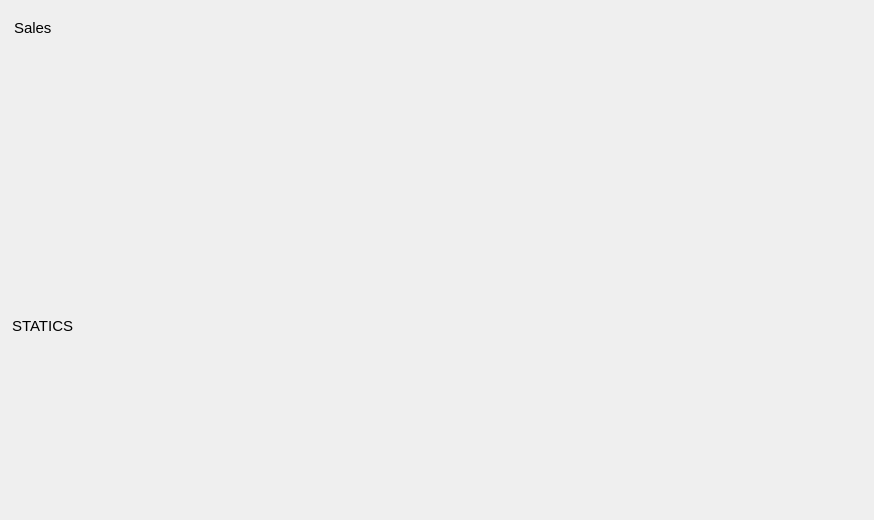
<?xml version="1.0" encoding="UTF-8"?>
<ui version="4.0">
 <class>MainPages</class>
 <widget class="QWidget" name="MainPages">
  <property name="geometry">
   <rect>
    <x>0</x>
    <y>0</y>
    <width>874</width>
    <height>520</height>
   </rect>
  </property>
  <property name="windowTitle">
   <string>Form</string>
  </property>
  <layout class="QVBoxLayout" name="main_pages_layout">
   <property name="spacing">
    <number>0</number>
   </property>
   <property name="leftMargin">
    <number>5</number>
   </property>
   <property name="topMargin">
    <number>5</number>
   </property>
   <property name="rightMargin">
    <number>5</number>
   </property>
   <property name="bottomMargin">
    <number>5</number>
   </property>
   <item>
    <widget class="QStackedWidget" name="pages">
     <property name="styleSheet">
      <string notr="true">font: 12pt &quot;Sofia Pro&quot;;</string>
     </property>
     <property name="currentIndex">
      <number>0</number>
     </property>
     <widget class="QWidget" name="page_1">
      <property name="styleSheet">
       <string notr="true">font-size: 11pt;</string>
      </property>
      <layout class="QVBoxLayout" name="page_1_layout">
       <property name="spacing">
        <number>5</number>
       </property>
       <property name="leftMargin">
        <number>5</number>
       </property>
       <property name="topMargin">
        <number>5</number>
       </property>
       <property name="rightMargin">
        <number>5</number>
       </property>
       <property name="bottomMargin">
        <number>5</number>
       </property>
       <item>
        <widget class="QScrollArea" name="scrollArea">
         <property name="styleSheet">
          <string notr="true">background: transparent;</string>
         </property>
         <property name="frameShape">
          <enum>QFrame::NoFrame</enum>
         </property>
         <property name="lineWidth">
          <number>1</number>
         </property>
         <property name="widgetResizable">
          <bool>true</bool>
         </property>
         <widget class="QWidget" name="main_apge">
          <property name="geometry">
           <rect>
            <x>0</x>
            <y>0</y>
            <width>854</width>
            <height>500</height>
           </rect>
          </property>
          <property name="autoFillBackground">
           <bool>false</bool>
          </property>
          <layout class="QVBoxLayout" name="verticalLayout_mn">
           <property name="spacing">
            <number>0</number>
           </property>
           <property name="leftMargin">
            <number>0</number>
           </property>
           <property name="topMargin">
            <number>0</number>
           </property>
           <property name="rightMargin">
            <number>0</number>
           </property>
           <property name="bottomMargin">
            <number>0</number>
           </property>
           <item>
            <widget class="QFrame" name="frame_9">
             <property name="frameShape">
              <enum>QFrame::StyledPanel</enum>
             </property>
             <property name="frameShadow">
              <enum>QFrame::Raised</enum>
             </property>
             <layout class="QHBoxLayout" name="horizontalLayout_3">
              <property name="spacing">
               <number>0</number>
              </property>
              <property name="leftMargin">
               <number>0</number>
              </property>
              <property name="topMargin">
               <number>0</number>
              </property>
              <property name="rightMargin">
               <number>0</number>
              </property>
              <property name="bottomMargin">
               <number>0</number>
              </property>
              <item>
               <widget class="QFrame" name="frame_12">
                <property name="frameShape">
                 <enum>QFrame::StyledPanel</enum>
                </property>
                <property name="frameShadow">
                 <enum>QFrame::Raised</enum>
                </property>
                <layout class="QVBoxLayout" name="verticalLayout_5">
                 <property name="spacing">
                  <number>0</number>
                 </property>
                 <property name="leftMargin">
                  <number>0</number>
                 </property>
                 <property name="topMargin">
                  <number>0</number>
                 </property>
                 <property name="rightMargin">
                  <number>0</number>
                 </property>
                 <property name="bottomMargin">
                  <number>0</number>
                 </property>
                 <item>
                  <widget class="QFrame" name="frame_23">
                   <property name="frameShape">
                    <enum>QFrame::StyledPanel</enum>
                   </property>
                   <property name="frameShadow">
                    <enum>QFrame::Raised</enum>
                   </property>
                   <layout class="QVBoxLayout" name="verticalLayout_9">
                    <property name="spacing">
                     <number>0</number>
                    </property>
                    <property name="leftMargin">
                     <number>0</number>
                    </property>
                    <property name="topMargin">
                     <number>0</number>
                    </property>
                    <property name="rightMargin">
                     <number>0</number>
                    </property>
                    <property name="bottomMargin">
                     <number>0</number>
                    </property>
                    <item>
                     <widget class="QFrame" name="frame_28">
                      <property name="maximumSize">
                       <size>
                        <width>16777215</width>
                        <height>30</height>
                       </size>
                      </property>
                      <property name="frameShape">
                       <enum>QFrame::StyledPanel</enum>
                      </property>
                      <property name="frameShadow">
                       <enum>QFrame::Raised</enum>
                      </property>
                      <layout class="QHBoxLayout" name="HomesalesName">
                       <property name="spacing">
                        <number>0</number>
                       </property>
                       <property name="leftMargin">
                        <number>0</number>
                       </property>
                       <property name="topMargin">
                        <number>0</number>
                       </property>
                       <property name="rightMargin">
                        <number>0</number>
                       </property>
                       <property name="bottomMargin">
                        <number>0</number>
                       </property>
                       <item>
                        <widget class="QLabel" name="label_7">
                         <property name="maximumSize">
                          <size>
                           <width>16777215</width>
                           <height>18</height>
                          </size>
                         </property>
                         <property name="text">
                          <string>Sales</string>
                         </property>
                        </widget>
                       </item>
                      </layout>
                     </widget>
                    </item>
                    <item>
                     <widget class="QFrame" name="frame_24">
                      <property name="maximumSize">
                       <size>
                        <width>16777215</width>
                        <height>80</height>
                       </size>
                      </property>
                      <property name="frameShape">
                       <enum>QFrame::StyledPanel</enum>
                      </property>
                      <property name="frameShadow">
                       <enum>QFrame::Raised</enum>
                      </property>
                      <layout class="QHBoxLayout" name="Homesales1">
                       <property name="spacing">
                        <number>0</number>
                       </property>
                       <property name="leftMargin">
                        <number>0</number>
                       </property>
                       <property name="topMargin">
                        <number>0</number>
                       </property>
                       <property name="rightMargin">
                        <number>0</number>
                       </property>
                       <property name="bottomMargin">
                        <number>0</number>
                       </property>
                      </layout>
                     </widget>
                    </item>
                    <item>
                     <widget class="QFrame" name="frame_25">
                      <property name="frameShape">
                       <enum>QFrame::StyledPanel</enum>
                      </property>
                      <property name="frameShadow">
                       <enum>QFrame::Raised</enum>
                      </property>
                      <layout class="QVBoxLayout" name="verticalLayout_10">
                       <property name="spacing">
                        <number>0</number>
                       </property>
                       <property name="leftMargin">
                        <number>0</number>
                       </property>
                       <property name="topMargin">
                        <number>0</number>
                       </property>
                       <property name="rightMargin">
                        <number>0</number>
                       </property>
                       <property name="bottomMargin">
                        <number>0</number>
                       </property>
                       <item>
                        <widget class="QFrame" name="frame_26">
                         <property name="frameShape">
                          <enum>QFrame::StyledPanel</enum>
                         </property>
                         <property name="frameShadow">
                          <enum>QFrame::Raised</enum>
                         </property>
                         <layout class="QGridLayout" name="Homesales2">
                          <property name="leftMargin">
                           <number>0</number>
                          </property>
                          <property name="topMargin">
                           <number>0</number>
                          </property>
                          <property name="rightMargin">
                           <number>0</number>
                          </property>
                          <property name="bottomMargin">
                           <number>0</number>
                          </property>
                          <property name="spacing">
                           <number>0</number>
                          </property>
                         </layout>
                        </widget>
                       </item>
                       <item>
                        <widget class="QFrame" name="frame_27">
                         <property name="maximumSize">
                          <size>
                           <width>16777215</width>
                           <height>60</height>
                          </size>
                         </property>
                         <property name="frameShape">
                          <enum>QFrame::StyledPanel</enum>
                         </property>
                         <property name="frameShadow">
                          <enum>QFrame::Raised</enum>
                         </property>
                         <layout class="QHBoxLayout" name="Homesales3">
                          <property name="spacing">
                           <number>0</number>
                          </property>
                          <property name="leftMargin">
                           <number>0</number>
                          </property>
                          <property name="topMargin">
                           <number>0</number>
                          </property>
                          <property name="rightMargin">
                           <number>0</number>
                          </property>
                          <property name="bottomMargin">
                           <number>0</number>
                          </property>
                         </layout>
                        </widget>
                       </item>
                      </layout>
                     </widget>
                    </item>
                   </layout>
                  </widget>
                 </item>
                </layout>
               </widget>
              </item>
              <item>
               <widget class="QFrame" name="frame_13">
                <property name="maximumSize">
                 <size>
                  <width>130</width>
                  <height>16777215</height>
                 </size>
                </property>
                <property name="frameShape">
                 <enum>QFrame::StyledPanel</enum>
                </property>
                <property name="frameShadow">
                 <enum>QFrame::Raised</enum>
                </property>
                <layout class="QVBoxLayout" name="verticalLayout_3">
                 <property name="spacing">
                  <number>0</number>
                 </property>
                 <property name="leftMargin">
                  <number>0</number>
                 </property>
                 <property name="topMargin">
                  <number>0</number>
                 </property>
                 <property name="rightMargin">
                  <number>0</number>
                 </property>
                 <property name="bottomMargin">
                  <number>0</number>
                 </property>
                 <item>
                  <widget class="QFrame" name="frame_11">
                   <property name="maximumSize">
                    <size>
                     <width>16777215</width>
                     <height>33</height>
                    </size>
                   </property>
                   <property name="frameShape">
                    <enum>QFrame::StyledPanel</enum>
                   </property>
                   <property name="frameShadow">
                    <enum>QFrame::Raised</enum>
                   </property>
                   <layout class="QVBoxLayout" name="verticalLayout_11">
                    <property name="spacing">
                     <number>0</number>
                    </property>
                    <property name="leftMargin">
                     <number>0</number>
                    </property>
                    <property name="topMargin">
                     <number>0</number>
                    </property>
                    <property name="rightMargin">
                     <number>0</number>
                    </property>
                    <property name="bottomMargin">
                     <number>0</number>
                    </property>
                   </layout>
                  </widget>
                 </item>
                 <item>
                  <widget class="QFrame" name="frame_16">
                   <property name="frameShape">
                    <enum>QFrame::StyledPanel</enum>
                   </property>
                   <property name="frameShadow">
                    <enum>QFrame::Raised</enum>
                   </property>
                   <layout class="QVBoxLayout" name="critical_layout">
                    <property name="spacing">
                     <number>0</number>
                    </property>
                    <property name="leftMargin">
                     <number>25</number>
                    </property>
                    <property name="topMargin">
                     <number>0</number>
                    </property>
                    <property name="rightMargin">
                     <number>0</number>
                    </property>
                    <property name="bottomMargin">
                     <number>0</number>
                    </property>
                   </layout>
                  </widget>
                 </item>
                </layout>
               </widget>
              </item>
             </layout>
            </widget>
           </item>
           <item>
            <widget class="QFrame" name="frame_10">
             <property name="maximumSize">
              <size>
               <width>16777215</width>
               <height>200</height>
              </size>
             </property>
             <property name="frameShape">
              <enum>QFrame::StyledPanel</enum>
             </property>
             <property name="frameShadow">
              <enum>QFrame::Raised</enum>
             </property>
             <layout class="QVBoxLayout" name="verticalLayout_6">
              <property name="spacing">
               <number>0</number>
              </property>
              <property name="leftMargin">
               <number>0</number>
              </property>
              <property name="topMargin">
               <number>0</number>
              </property>
              <property name="rightMargin">
               <number>0</number>
              </property>
              <property name="bottomMargin">
               <number>0</number>
              </property>
              <item>
               <widget class="QFrame" name="frame_14">
                <property name="minimumSize">
                 <size>
                  <width>0</width>
                  <height>30</height>
                 </size>
                </property>
                <property name="maximumSize">
                 <size>
                  <width>16777215</width>
                  <height>30</height>
                 </size>
                </property>
                <property name="sizeIncrement">
                 <size>
                  <width>0</width>
                  <height>0</height>
                 </size>
                </property>
                <property name="frameShape">
                 <enum>QFrame::StyledPanel</enum>
                </property>
                <property name="frameShadow">
                 <enum>QFrame::Raised</enum>
                </property>
                <layout class="QHBoxLayout" name="horizontalLayout_6">
                 <property name="spacing">
                  <number>0</number>
                 </property>
                 <property name="leftMargin">
                  <number>0</number>
                 </property>
                 <property name="topMargin">
                  <number>0</number>
                 </property>
                 <property name="rightMargin">
                  <number>0</number>
                 </property>
                 <property name="bottomMargin">
                  <number>0</number>
                 </property>
                 <item>
                  <widget class="QLabel" name="label_11">
                   <property name="text">
                    <string>STATICS</string>
                   </property>
                  </widget>
                 </item>
                </layout>
               </widget>
              </item>
              <item>
               <widget class="QFrame" name="frame_15">
                <property name="frameShape">
                 <enum>QFrame::StyledPanel</enum>
                </property>
                <property name="frameShadow">
                 <enum>QFrame::Raised</enum>
                </property>
                <layout class="QVBoxLayout" name="verticalLayout_7">
                 <property name="spacing">
                  <number>0</number>
                 </property>
                 <property name="leftMargin">
                  <number>0</number>
                 </property>
                 <property name="topMargin">
                  <number>0</number>
                 </property>
                 <property name="rightMargin">
                  <number>0</number>
                 </property>
                 <property name="bottomMargin">
                  <number>0</number>
                 </property>
                 <item>
                  <widget class="QStackedWidget" name="chartWidget">
                   <property name="currentIndex">
                    <number>0</number>
                   </property>
                   <widget class="QWidget" name="line_bar_page">
                    <layout class="QGridLayout" name="lbar_chart">
                     <property name="leftMargin">
                      <number>0</number>
                     </property>
                     <property name="topMargin">
                      <number>0</number>
                     </property>
                     <property name="rightMargin">
                      <number>0</number>
                     </property>
                     <property name="bottomMargin">
                      <number>0</number>
                     </property>
                     <property name="spacing">
                      <number>10</number>
                     </property>
                    </layout>
                   </widget>
                  </widget>
                 </item>
                </layout>
               </widget>
              </item>
             </layout>
            </widget>
           </item>
          </layout>
         </widget>
        </widget>
       </item>
      </layout>
     </widget>
     <widget class="QWidget" name="page_2">
      <property name="styleSheet">
       <string notr="true"/>
      </property>
      <layout class="QVBoxLayout" name="page_2_layout">
       <property name="spacing">
        <number>5</number>
       </property>
       <property name="leftMargin">
        <number>5</number>
       </property>
       <property name="topMargin">
        <number>5</number>
       </property>
       <property name="rightMargin">
        <number>5</number>
       </property>
       <property name="bottomMargin">
        <number>5</number>
       </property>
       <item>
        <widget class="QScrollArea" name="scroll_area">
         <property name="styleSheet">
          <string notr="true">background: transparent;</string>
         </property>
         <property name="frameShape">
          <enum>QFrame::NoFrame</enum>
         </property>
         <property name="verticalScrollBarPolicy">
          <enum>Qt::ScrollBarAlwaysOff</enum>
         </property>
         <property name="horizontalScrollBarPolicy">
          <enum>Qt::ScrollBarAlwaysOff</enum>
         </property>
         <property name="widgetResizable">
          <bool>true</bool>
         </property>
         <widget class="QWidget" name="contents">
          <property name="geometry">
           <rect>
            <x>0</x>
            <y>0</y>
            <width>98</width>
            <height>92</height>
           </rect>
          </property>
          <property name="styleSheet">
           <string notr="true">background: transparent;</string>
          </property>
          <layout class="QVBoxLayout" name="verticalLayout">
           <property name="spacing">
            <number>15</number>
           </property>
           <property name="leftMargin">
            <number>5</number>
           </property>
           <property name="topMargin">
            <number>5</number>
           </property>
           <property name="rightMargin">
            <number>5</number>
           </property>
           <property name="bottomMargin">
            <number>5</number>
           </property>
           <item>
            <widget class="QFrame" name="frame">
             <property name="maximumSize">
              <size>
               <width>16777215</width>
               <height>160</height>
              </size>
             </property>
             <property name="frameShape">
              <enum>QFrame::StyledPanel</enum>
             </property>
             <property name="frameShadow">
              <enum>QFrame::Raised</enum>
             </property>
             <layout class="QVBoxLayout" name="verticalLayout_2">
              <property name="spacing">
               <number>6</number>
              </property>
              <property name="leftMargin">
               <number>0</number>
              </property>
              <property name="topMargin">
               <number>0</number>
              </property>
              <property name="rightMargin">
               <number>0</number>
              </property>
              <property name="bottomMargin">
               <number>0</number>
              </property>
              <item>
               <widget class="QFrame" name="frame_2">
                <property name="minimumSize">
                 <size>
                  <width>0</width>
                  <height>65</height>
                 </size>
                </property>
                <property name="maximumSize">
                 <size>
                  <width>16777215</width>
                  <height>80</height>
                 </size>
                </property>
                <property name="frameShape">
                 <enum>QFrame::StyledPanel</enum>
                </property>
                <property name="frameShadow">
                 <enum>QFrame::Raised</enum>
                </property>
                <layout class="QHBoxLayout" name="horizontalLayout">
                 <property name="leftMargin">
                  <number>0</number>
                 </property>
                 <property name="topMargin">
                  <number>0</number>
                 </property>
                 <property name="rightMargin">
                  <number>0</number>
                 </property>
                 <property name="bottomMargin">
                  <number>0</number>
                 </property>
                </layout>
               </widget>
              </item>
              <item>
               <widget class="QFrame" name="frame_3">
                <property name="minimumSize">
                 <size>
                  <width>0</width>
                  <height>0</height>
                 </size>
                </property>
                <property name="maximumSize">
                 <size>
                  <width>16777215</width>
                  <height>0</height>
                 </size>
                </property>
                <property name="frameShape">
                 <enum>QFrame::StyledPanel</enum>
                </property>
                <property name="frameShadow">
                 <enum>QFrame::Raised</enum>
                </property>
                <layout class="QHBoxLayout" name="horizontalLayout_2">
                 <property name="spacing">
                  <number>0</number>
                 </property>
                 <property name="leftMargin">
                  <number>0</number>
                 </property>
                 <property name="topMargin">
                  <number>0</number>
                 </property>
                 <property name="rightMargin">
                  <number>0</number>
                 </property>
                 <property name="bottomMargin">
                  <number>0</number>
                 </property>
                </layout>
               </widget>
              </item>
              <item>
               <widget class="QFrame" name="frame_5">
                <property name="maximumSize">
                 <size>
                  <width>16777215</width>
                  <height>80</height>
                 </size>
                </property>
                <property name="frameShape">
                 <enum>QFrame::StyledPanel</enum>
                </property>
                <property name="frameShadow">
                 <enum>QFrame::Raised</enum>
                </property>
                <layout class="QHBoxLayout" name="horizontalLayout_4">
                 <property name="spacing">
                  <number>0</number>
                 </property>
                 <property name="leftMargin">
                  <number>0</number>
                 </property>
                 <property name="topMargin">
                  <number>1</number>
                 </property>
                 <property name="rightMargin">
                  <number>0</number>
                 </property>
                 <property name="bottomMargin">
                  <number>0</number>
                 </property>
                </layout>
               </widget>
              </item>
             </layout>
            </widget>
           </item>
          </layout>
         </widget>
        </widget>
       </item>
      </layout>
     </widget>
     <widget class="QWidget" name="page_3">
      <property name="styleSheet">
       <string notr="true">QFrame {
	font-size: 10pt;
}</string>
      </property>
      <layout class="QVBoxLayout" name="page_3_layout">
       <property name="spacing">
        <number>0</number>
       </property>
       <property name="leftMargin">
        <number>5</number>
       </property>
       <property name="topMargin">
        <number>5</number>
       </property>
       <property name="rightMargin">
        <number>5</number>
       </property>
       <property name="bottomMargin">
        <number>5</number>
       </property>
       <item>
        <widget class="QFrame" name="frame_4">
         <property name="minimumSize">
          <size>
           <width>0</width>
           <height>40</height>
          </size>
         </property>
         <property name="maximumSize">
          <size>
           <width>16777215</width>
           <height>55</height>
          </size>
         </property>
         <property name="frameShape">
          <enum>QFrame::StyledPanel</enum>
         </property>
         <property name="frameShadow">
          <enum>QFrame::Raised</enum>
         </property>
         <layout class="QHBoxLayout" name="horizontalLayout_5">
          <property name="leftMargin">
           <number>0</number>
          </property>
          <property name="topMargin">
           <number>0</number>
          </property>
          <property name="rightMargin">
           <number>0</number>
          </property>
          <property name="bottomMargin">
           <number>0</number>
          </property>
         </layout>
        </widget>
       </item>
       <item>
        <widget class="QFrame" name="frame_6">
         <property name="frameShape">
          <enum>QFrame::StyledPanel</enum>
         </property>
         <property name="frameShadow">
          <enum>QFrame::Raised</enum>
         </property>
         <layout class="QGridLayout" name="gridLayout">
          <property name="leftMargin">
           <number>0</number>
          </property>
          <property name="topMargin">
           <number>0</number>
          </property>
          <property name="rightMargin">
           <number>0</number>
          </property>
          <property name="bottomMargin">
           <number>0</number>
          </property>
          <property name="spacing">
           <number>0</number>
          </property>
          <item row="0" column="0">
           <widget class="QStackedWidget" name="sales_widget">
            <property name="currentIndex">
             <number>0</number>
            </property>
            <widget class="QWidget" name="sales">
             <layout class="QVBoxLayout" name="verticalLayout_sales">
              <property name="spacing">
               <number>0</number>
              </property>
              <property name="leftMargin">
               <number>0</number>
              </property>
              <property name="topMargin">
               <number>0</number>
              </property>
              <property name="rightMargin">
               <number>0</number>
              </property>
              <property name="bottomMargin">
               <number>0</number>
              </property>
              <item>
               <widget class="QLabel" name="label_6">
                <property name="text">
                 <string>TextLabel</string>
                </property>
               </widget>
              </item>
             </layout>
            </widget>
            <widget class="QWidget" name="combined">
             <layout class="QVBoxLayout" name="verticalLayout_cc">
              <property name="spacing">
               <number>0</number>
              </property>
              <property name="leftMargin">
               <number>0</number>
              </property>
              <property name="topMargin">
               <number>0</number>
              </property>
              <property name="rightMargin">
               <number>0</number>
              </property>
              <property name="bottomMargin">
               <number>0</number>
              </property>
              <item>
               <widget class="QFrame" name="frame_7">
                <property name="frameShape">
                 <enum>QFrame::StyledPanel</enum>
                </property>
                <property name="frameShadow">
                 <enum>QFrame::Raised</enum>
                </property>
                <layout class="QVBoxLayout" name="verticalLayout_c1">
                 <property name="spacing">
                  <number>0</number>
                 </property>
                 <property name="leftMargin">
                  <number>0</number>
                 </property>
                 <property name="topMargin">
                  <number>0</number>
                 </property>
                 <property name="rightMargin">
                  <number>0</number>
                 </property>
                 <property name="bottomMargin">
                  <number>0</number>
                 </property>
                 <item>
                  <widget class="QLabel" name="label_4">
                   <property name="text">
                    <string>Combined</string>
                   </property>
                  </widget>
                 </item>
                </layout>
               </widget>
              </item>
              <item>
               <widget class="QFrame" name="frame_8">
                <property name="frameShape">
                 <enum>QFrame::StyledPanel</enum>
                </property>
                <property name="frameShadow">
                 <enum>QFrame::Raised</enum>
                </property>
                <layout class="QVBoxLayout" name="verticalLayout_c2">
                 <property name="spacing">
                  <number>0</number>
                 </property>
                 <property name="leftMargin">
                  <number>0</number>
                 </property>
                 <property name="topMargin">
                  <number>0</number>
                 </property>
                 <property name="rightMargin">
                  <number>0</number>
                 </property>
                 <property name="bottomMargin">
                  <number>0</number>
                 </property>
                </layout>
               </widget>
              </item>
             </layout>
            </widget>
           </widget>
          </item>
         </layout>
        </widget>
       </item>
      </layout>
     </widget>
     <widget class="QWidget" name="page_4">
      <layout class="QVBoxLayout" name="verticalLayout_customers">
       <property name="spacing">
        <number>5</number>
       </property>
       <property name="leftMargin">
        <number>5</number>
       </property>
       <property name="topMargin">
        <number>5</number>
       </property>
       <property name="rightMargin">
        <number>5</number>
       </property>
       <property name="bottomMargin">
        <number>5</number>
       </property>
       <item>
        <widget class="QLabel" name="label_8">
         <property name="text">
          <string>Customers</string>
         </property>
        </widget>
       </item>
      </layout>
     </widget>
     <widget class="QWidget" name="page_5">
      <layout class="QVBoxLayout" name="verticalLayout_4">
       <property name="spacing">
        <number>5</number>
       </property>
       <property name="leftMargin">
        <number>5</number>
       </property>
       <property name="topMargin">
        <number>5</number>
       </property>
       <property name="rightMargin">
        <number>5</number>
       </property>
       <property name="bottomMargin">
        <number>5</number>
       </property>
       <item>
        <widget class="QLabel" name="label_12">
         <property name="maximumSize">
          <size>
           <width>16777215</width>
           <height>20</height>
          </size>
         </property>
         <property name="text">
          <string>OutCome</string>
         </property>
        </widget>
       </item>
       <item>
        <widget class="QFrame" name="frame_19">
         <property name="maximumSize">
          <size>
           <width>16777215</width>
           <height>80</height>
          </size>
         </property>
         <property name="frameShape">
          <enum>QFrame::StyledPanel</enum>
         </property>
         <property name="frameShadow">
          <enum>QFrame::Raised</enum>
         </property>
         <layout class="QHBoxLayout" name="OutCome_layout_1"/>
        </widget>
       </item>
       <item>
        <widget class="QFrame" name="frame_20">
         <property name="frameShape">
          <enum>QFrame::StyledPanel</enum>
         </property>
         <property name="frameShadow">
          <enum>QFrame::Raised</enum>
         </property>
         <layout class="QVBoxLayout" name="OutCome_layout_2">
          <property name="spacing">
           <number>0</number>
          </property>
          <property name="leftMargin">
           <number>0</number>
          </property>
          <property name="topMargin">
           <number>0</number>
          </property>
          <property name="rightMargin">
           <number>0</number>
          </property>
          <property name="bottomMargin">
           <number>0</number>
          </property>
         </layout>
        </widget>
       </item>
      </layout>
     </widget>
     <widget class="QWidget" name="page_6">
      <layout class="QVBoxLayout" name="verticalLayout_8">
       <property name="leftMargin">
        <number>5</number>
       </property>
       <property name="topMargin">
        <number>5</number>
       </property>
       <property name="rightMargin">
        <number>5</number>
       </property>
       <property name="bottomMargin">
        <number>5</number>
       </property>
       <item>
        <widget class="QFrame" name="frame_29">
         <property name="minimumSize">
          <size>
           <width>0</width>
           <height>60</height>
          </size>
         </property>
         <property name="frameShape">
          <enum>QFrame::StyledPanel</enum>
         </property>
         <property name="frameShadow">
          <enum>QFrame::Raised</enum>
         </property>
         <layout class="QHBoxLayout" name="stat_emplo_layout">
          <property name="leftMargin">
           <number>0</number>
          </property>
          <property name="topMargin">
           <number>0</number>
          </property>
          <property name="rightMargin">
           <number>0</number>
          </property>
          <property name="bottomMargin">
           <number>0</number>
          </property>
         </layout>
        </widget>
       </item>
       <item>
        <widget class="QFrame" name="frame_22">
         <property name="frameShape">
          <enum>QFrame::StyledPanel</enum>
         </property>
         <property name="frameShadow">
          <enum>QFrame::Raised</enum>
         </property>
         <layout class="QVBoxLayout" name="archieve_layout">
          <property name="spacing">
           <number>0</number>
          </property>
          <property name="leftMargin">
           <number>0</number>
          </property>
          <property name="topMargin">
           <number>0</number>
          </property>
          <property name="rightMargin">
           <number>0</number>
          </property>
          <property name="bottomMargin">
           <number>0</number>
          </property>
          <item>
           <widget class="QStackedWidget" name="Archive">
            <property name="currentIndex">
             <number>1</number>
            </property>
            <widget class="QWidget" name="emloe_page">
             <layout class="QVBoxLayout" name="emplo_layout">
              <property name="leftMargin">
               <number>0</number>
              </property>
              <property name="topMargin">
               <number>0</number>
              </property>
              <property name="rightMargin">
               <number>0</number>
              </property>
              <property name="bottomMargin">
               <number>0</number>
              </property>
              <item>
               <widget class="QLabel" name="label_10">
                <property name="maximumSize">
                 <size>
                  <width>16777215</width>
                  <height>25</height>
                 </size>
                </property>
                <property name="text">
                 <string>EMPLOYEES</string>
                </property>
               </widget>
              </item>
              <item>
               <widget class="QFrame" name="frame_21">
                <property name="maximumSize">
                 <size>
                  <width>16777215</width>
                  <height>100</height>
                 </size>
                </property>
                <property name="frameShape">
                 <enum>QFrame::StyledPanel</enum>
                </property>
                <property name="frameShadow">
                 <enum>QFrame::Raised</enum>
                </property>
                <layout class="QHBoxLayout" name="add_emplo_layut">
                 <property name="spacing">
                  <number>0</number>
                 </property>
                 <property name="leftMargin">
                  <number>0</number>
                 </property>
                 <property name="topMargin">
                  <number>0</number>
                 </property>
                 <property name="rightMargin">
                  <number>0</number>
                 </property>
                 <property name="bottomMargin">
                  <number>0</number>
                 </property>
                 <item>
                  <widget class="QLabel" name="label_14">
                   <property name="text">
                    <string>ADD EMPLOYEE</string>
                   </property>
                  </widget>
                 </item>
                </layout>
               </widget>
              </item>
             </layout>
            </widget>
            <widget class="QWidget" name="statics_page">
             <layout class="QVBoxLayout" name="verticalLayout_13">
              <property name="spacing">
               <number>0</number>
              </property>
              <property name="leftMargin">
               <number>0</number>
              </property>
              <property name="topMargin">
               <number>0</number>
              </property>
              <property name="rightMargin">
               <number>0</number>
              </property>
              <property name="bottomMargin">
               <number>0</number>
              </property>
              <item>
               <widget class="QScrollArea" name="scroll_area_2">
                <property name="styleSheet">
                 <string notr="true">background: transparent;</string>
                </property>
                <property name="frameShape">
                 <enum>QFrame::NoFrame</enum>
                </property>
                <property name="verticalScrollBarPolicy">
                 <enum>Qt::ScrollBarAsNeeded</enum>
                </property>
                <property name="horizontalScrollBarPolicy">
                 <enum>Qt::ScrollBarAsNeeded</enum>
                </property>
                <property name="widgetResizable">
                 <bool>true</bool>
                </property>
                <widget class="QWidget" name="contents_2">
                 <property name="geometry">
                  <rect>
                   <x>0</x>
                   <y>0</y>
                   <width>100</width>
                   <height>30</height>
                  </rect>
                 </property>
                 <property name="styleSheet">
                  <string notr="true">background: transparent;</string>
                 </property>
                 <layout class="QVBoxLayout" name="statics_layut">
                  <property name="leftMargin">
                   <number>0</number>
                  </property>
                  <property name="topMargin">
                   <number>0</number>
                  </property>
                  <property name="rightMargin">
                   <number>0</number>
                  </property>
                  <property name="bottomMargin">
                   <number>0</number>
                  </property>
                  <item>
                   <widget class="QLabel" name="label_15">
                    <property name="maximumSize">
                     <size>
                      <width>16777215</width>
                      <height>25</height>
                     </size>
                    </property>
                    <property name="styleSheet">
                     <string notr="true"/>
                    </property>
                    <property name="text">
                     <string>STATICS</string>
                    </property>
                   </widget>
                  </item>
                 </layout>
                </widget>
               </widget>
              </item>
             </layout>
            </widget>
           </widget>
          </item>
         </layout>
        </widget>
       </item>
      </layout>
     </widget>
    </widget>
   </item>
  </layout>
 </widget>
 <resources/>
 <connections/>
</ui>
